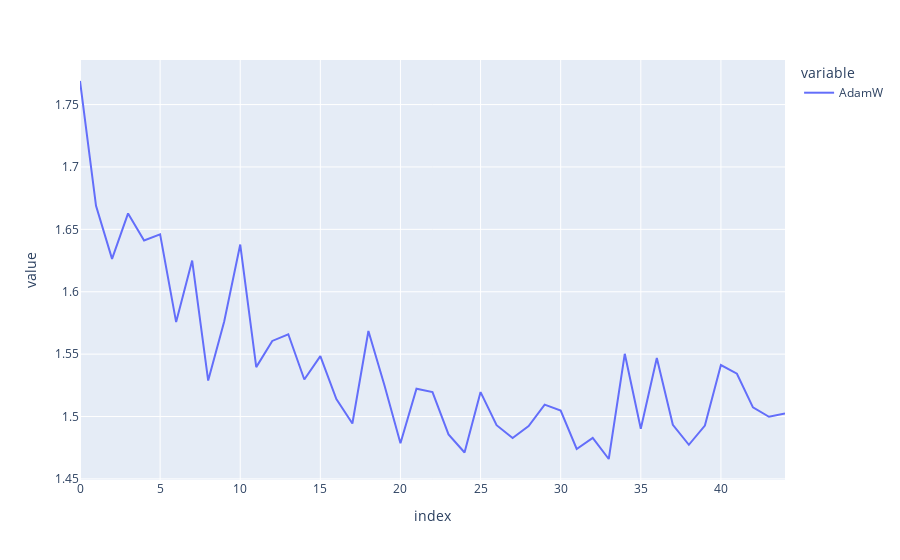

Notebook code cell kept with this figure:
### Markdown cell above
# Train network

Poďme skúsiť natrénovať našu sieť. Opäť si potrebujeme nastaviť kritérium / loss funkciu, optimalizátor, a určíme si počet epôch ako dlho bude bežať tréning. V každej epoche prejdeme cez celý dataset - každý krok s mini-batchom sa nazýva step. V každej epoche si vypočítame loss a metriky na trénovacích dátach.

### Code cell
# set device
device = torch.device("cuda:0" if torch.cuda.is_available() else "cpu")

net = MNIST_Mlp(input_size=28 * 28, output_size=10, hidden_sizes=[128, 64, 32, 16])

criterion = nn.CrossEntropyLoss()
optimizer = torch.optim.AdamW(net.parameters(), lr=0.001)

precision = metrics.Precision(task='multiclass', num_classes=10)
recall = metrics.Recall(task='multiclass', num_classes=10)
f1_score = metrics.F1Score(task='multiclass', num_classes=10)

# ----------------------------------------

net.to(device)
precision.to(device)
recall.to(device)
f1_score.to(device)

train_loader = torch.utils.data.DataLoader(mnist_trainset, batch_size=64, shuffle=True)
test_loader = torch.utils.data.DataLoader(mnist_testset, batch_size=64, shuffle=False)

loss_values = []
precision_values = []
recall_values = []
f1_values = []

for epoch in range(5):
    batch_count = 0
    for batch in tqdm(train_loader, desc=f'Epoch {epoch + 1}, loss: {loss_values[-1] if len(loss_values) > 0 else 0}'):
        inputs, labels = batch
        inputs = inputs.view(inputs.shape[0], -1).to(device)
        # use torch to one_hot encoding
        labels = F.one_hot(labels, num_classes=10).type(torch.float32).to(device)
        optimizer.zero_grad()
        outputs = net(inputs)
        loss = criterion(outputs, labels)
        loss.backward()
        optimizer.step()
        
        # print statistics
        if batch_count % 100 == 99:
            loss_values.append(loss.mean().detach().cpu().numpy())
            precision_values.append(precision(outputs, labels).detach().cpu().numpy())
            recall_values.append(recall(outputs, labels).detach().cpu().numpy())
            f1_values.append(f1_score(outputs, labels).detach().cpu().numpy())
        batch_count += 1

figure = px.line({'AdamW': loss_values})
figure.show()

### Figure 1 — Plotly figure (JSON) as saved in the notebook; plotly's stock layout.template omitted (floating-point values rounded to 4 significant figures)
{"data": [{"hovertemplate": "variable=AdamW<br>index=%{x}<br>value=%{y}<extra></extra>", "legendgroup": "AdamW", "line": {"color": "#636efa", "dash": "solid"}, "marker": {"symbol": "circle"}, "mode": "lines", "name": "AdamW", "orientation": "v", "showlegend": true, "type": "scatter", "x": [0, 1, 2, 3, 4, 5, 6, 7, 8, 9, 10, 11, 12, 13, 14, 15, 16, 17, 18, 19, 20, 21, 22, 23, 24, 25, 26, 27, 28, 29, 30, 31, 32, 33, 34, 35, 36, 37, 38, 39, 40, 41, 42, 43, 44], "xaxis": "x", "y": [1.769, 1.669, 1.626, 1.663, 1.641, 1.646, 1.576, 1.625, 1.529, 1.576, 1.638, 1.54, 1.561, 1.566, 1.53, 1.548, 1.514, 1.494, 1.569, 1.525, 1.479, 1.522, 1.52, 1.486, 1.471, 1.52, 1.493, 1.483, 1.492, 1.51, 1.505, 1.474, 1.483, 1.466, 1.55, 1.49, 1.547, 1.493, 1.477, 1.493, 1.541, 1.534, 1.507, 1.5, 1.502], "yaxis": "y"}], "layout": {"legend": {"title": {"text": "variable"}, "tracegroupgap": 0}, "margin": {"t": 60}, "xaxis": {"anchor": "y", "domain": [0, 1], "title": {"text": "index"}}, "yaxis": {"anchor": "x", "domain": [0, 1], "title": {"text": "value"}}}}
